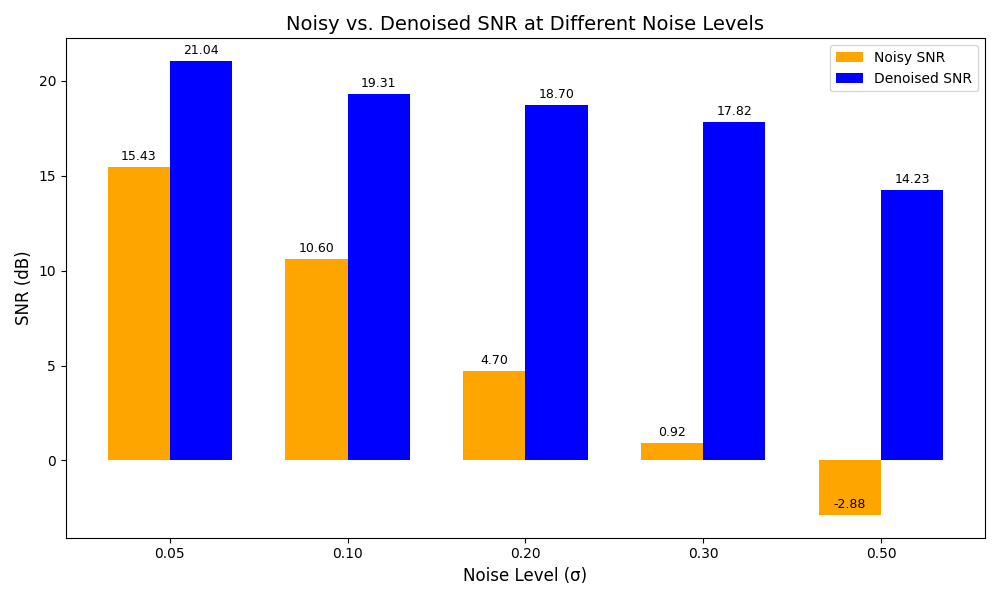

This figure's Python source:
import os
os.environ["CUDA_DEVICE_ORDER"] = "PCI_BUS_ID"
os.environ["CUDA_VISIBLE_DEVICES"] = '2'
import torch
import numpy as np
import scipy.io as sio
from model import UNetRes
import matplotlib.pyplot as plt

# Device Configuration
device = torch.device('cuda:0' if torch.cuda.is_available() else 'cpu')
print("check1")

def compare_snr(batch, batch_hat):
    # Ensure both tensors are on the same device (GPU in this case)
    batch = batch.to(device)
    batch_hat = batch_hat.to(device)
    
    # Initialize a list to store SNR for each sample
    snr_values = []
    
    # Get the total number of elements in dimension 0
    num_samples = batch.shape[0]  # Size of dimension 0 (the dataset size)
    
    # Loop through each sample in the batch
    for i in range(num_samples):  # Loop over dataset size
        x = batch[i]      # Single sample from batch (ground truth)
        xhat = batch_hat[i]  # Corresponding predicted sample
        
        # Compute SNR for this sample directly on GPU using PyTorch operations
        snr = 20 * torch.log10(torch.norm(x) / (torch.norm(x - xhat) + 1e-10)) 
        
        snr_values.append(snr.item())
    return snr_values

# Paths
model_run_directory = '/project/cigserver4/export1/c.rahul/run_20241122_165730/'
model_path = os.path.join(model_run_directory, 'model-20241122_165730-epoch_490.pt')
run_directory = '/project/cigserver4/export1/c.rahul/projects'  
output_file = os.path.join(run_directory, "evaluation_results.txt")

# Load Model
n_channels = 2
model = UNetRes(
    in_nc=n_channels, 
    out_nc=1, 
    nc=[64, 128, 256, 512], 
    nb=4, 
    act_mode='R', 
    downsample_mode="strideconv", 
    upsample_mode="convtranspose"
).float()
model.to(device)
print("check2")

# Load Model Weights
checkpoint = torch.load(model_path)
model.load_state_dict(checkpoint['model_state_dict'], strict=False)
model.eval()  # Switch to evaluation mode

# Load Test Data
trees = sio.loadmat("/project/cigserver4/export1/c.rahul/Indian_pines.mat")
trees = trees["indian_pines"]
test_data = trees[1, 1, :]  # Select a signal to test
train_data = trees[32:, 32:, :].reshape(-1, 1, trees.shape[-1])  # Remaining data as train set
data_max = train_data.max()

# Normalize Test Data
test_data = test_data / data_max
img_gt = torch.tensor(test_data, dtype=torch.float32).unsqueeze(0).unsqueeze(0).to(device)  # Shape: [1, 1, L]
print("check3")

# Noise Levels to Test
noise_levels = [0.05, 0.1, 0.2, 0.3, 0.5]

# Evaluation Loop
results = []
for sigma in noise_levels:
    print(f"Testing with noise level: {sigma}")

    # Add Gaussian Noise
    sigma_channel = sigma * torch.ones_like(img_gt)
    noisy_signal = img_gt + sigma * torch.randn_like(img_gt)
    inputs = torch.cat((noisy_signal, sigma_channel), dim=1).to(device)
    inputs = torch.clamp(inputs, 0, 1)  # Ensure values are in [0, 1]

    # Compute SNR for the noisy signal
    noisy_snr = compare_snr(img_gt, noisy_signal)[0]  # Compute SNR for noisy signal (first sample)

    # Run Model
    with torch.no_grad():
        outputs = model(inputs)

    # Compute SNR for the denoised signal
    denoised_snr = compare_snr(img_gt, outputs)[0]  # Compute SNR for denoised signal (first sample)

    # Append Results
    results.append((sigma, noisy_snr, denoised_snr))
    print(f"Noise Level: {sigma}, Noisy SNR: {noisy_snr:.2f} dB, Denoised SNR: {denoised_snr:.2f} dB")

    # Save Results to File
    with open(output_file, 'a') as f:
        f.write(f"Noise Level: {sigma}, Noisy SNR: {noisy_snr:.2f} dB, Denoised SNR: {denoised_snr:.2f} dB\n")

print("check4")       

# Summary
print("Evaluation Completed.")
for noise_level, noisy_snr, denoised_snr in results:
    print(f"Noise Level: {noise_level}, Noisy SNR: {noisy_snr:.2f} dB, Denoised SNR: {denoised_snr:.2f} dB")

import matplotlib.pyplot as plt

# Separate the data for plotting
noise_levels = [r[0] for r in results]
noisy_snrs = [r[1] for r in results]
denoised_snrs = [r[2] for r in results]

# Create a bar graph
x = np.arange(len(noise_levels))  # Positions for the groups
width = 0.35  # Width of the bars

fig, ax = plt.subplots(figsize=(10, 6))
bars1 = ax.bar(x - width/2, noisy_snrs, width, label='Noisy SNR', color='orange')
bars2 = ax.bar(x + width/2, denoised_snrs, width, label='Denoised SNR', color='blue')

# Add labels, title, and legend
ax.set_xlabel('Noise Level (σ)', fontsize=12)
ax.set_ylabel('SNR (dB)', fontsize=12)
ax.set_title('Noisy vs. Denoised SNR at Different Noise Levels', fontsize=14)
ax.set_xticks(x)
ax.set_xticklabels([f"{nl:.2f}" for nl in noise_levels], fontsize=10)
ax.legend(fontsize=10)

# Annotate bars with their values
def add_labels(bars):
    for bar in bars:
        height = bar.get_height()
        ax.annotate(f'{height:.2f}',
                    xy=(bar.get_x() + bar.get_width() / 2, height),
                    xytext=(0, 3),  # Offset text slightly above the bar
                    textcoords="offset points",
                    ha='center', va='bottom', fontsize=9)

add_labels(bars1)
add_labels(bars2)

# Save the graph to file
plot_path = os.path.join(run_directory, "noiseSNR.png")
plt.tight_layout()
plt.savefig(plot_path)
print(f"Bar graph saved at {plot_path}")
